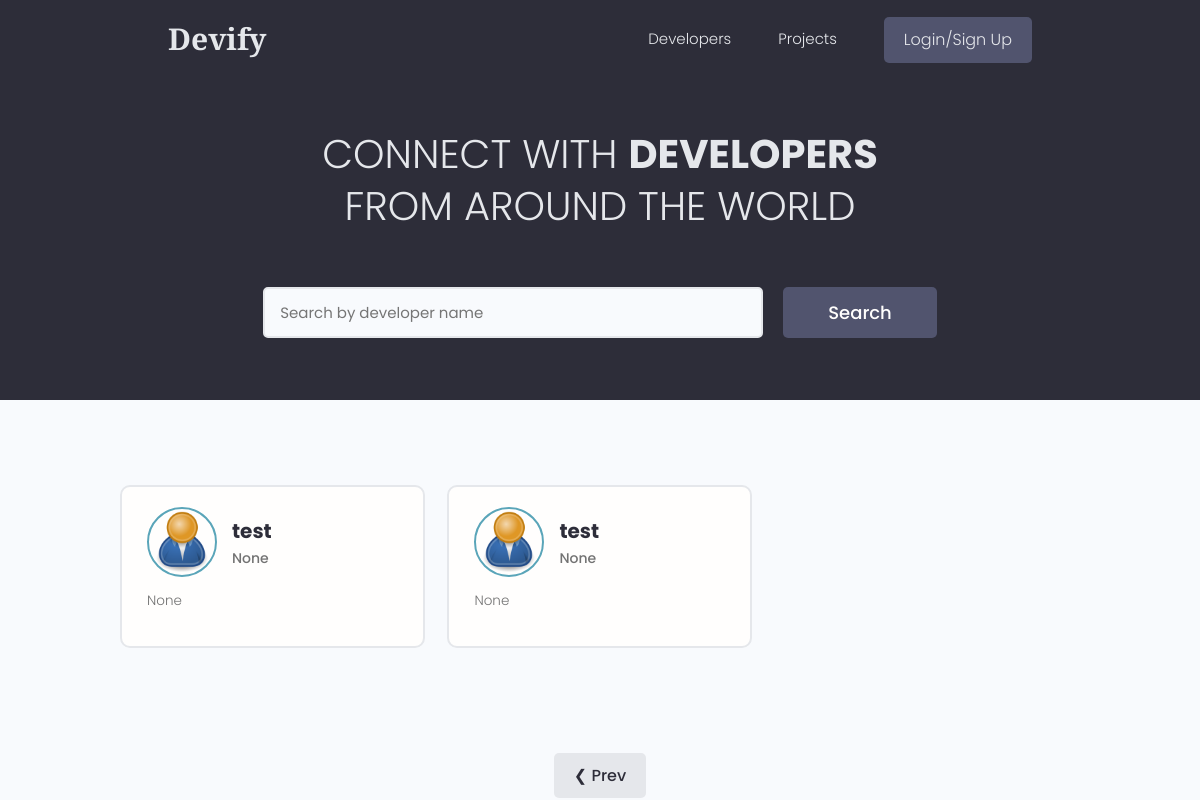
Page /?page=2 on the earlier database version.
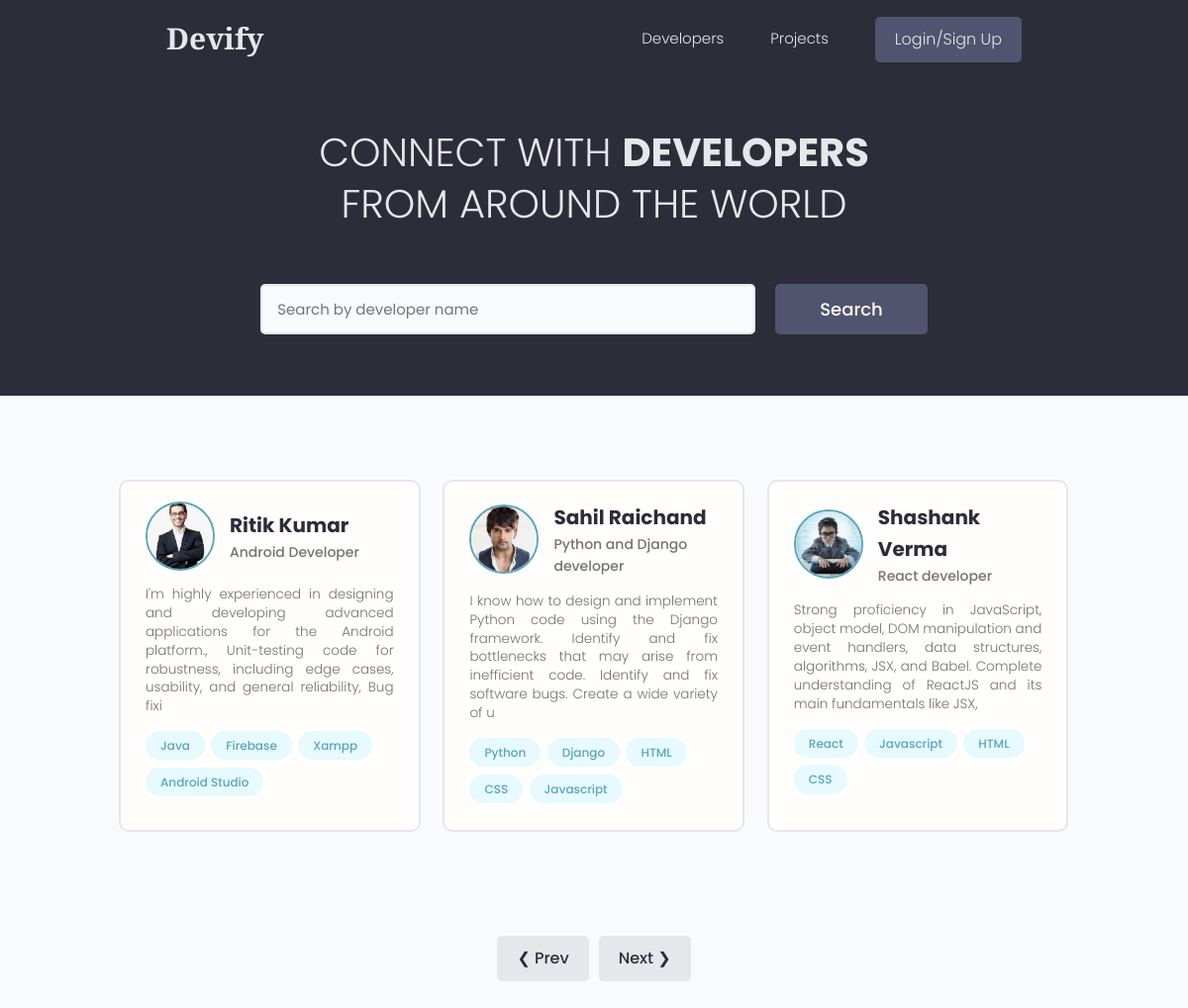
Same page on the later database version.
### users/models.py (models this page shows, shortened)
class Profile(models.Model):
    user = models.OneToOneField(User, on_delete=models.CASCADE , null=True, blank=True)
    name = models.CharField(max_length=200, blank=True, null=True)
    email = models.EmailField(max_length=500,blank=True,null=True)
    username = models.CharField(max_length=200, blank=True, null=True)
    location = models.CharField(max_length=200, blank=True, null=True)
    short_intro = models.CharField(max_length=2000,blank=True,null=True)
    bio = models.TextField(blank=True, null=True)
    profile_image = models.ImageField(blank=True, null=True, upload_to = 'profiles/',default='profiles/user-default.png')
    social_github = models.CharField(max_length=200, blank=True, null=True)
    social_twitter = models.CharField(max_length=200, blank=True, null=True)
    social_linkedin = models.CharField(max_length=200, blank=True, null=True)
    social_youtube = models.CharField(max_length=200, blank=True, null=True)
    social_website = models.CharField(max_length=200, blank=True, null=True)
    created = models.DateTimeField(auto_now_add=True)
    id = models.UUIDField(default=uuid.uuid4, unique=True , primary_key=True, editable=False)
    class Meta:
        ordering = ['name','-created']
    @property
    def imageURL(self):
        try:
            url = self.profile_image.url
        except:
            url = ''
        return url

class Skill(models.Model):
    owner = models.ForeignKey(Profile,on_delete=models.CASCADE , null=True, blank=True )
    name = models.CharField(max_length=200, blank=True, null=True)
    description = models.CharField(max_length=1000,blank=True, null=True)
    created = models.DateTimeField(auto_now_add=True)
    id = models.UUIDField(default=uuid.uuid4, unique=True , primary_key=True, editable=False)
    def __str__(self):
        return str(self.name)

### users/views.py (the view)
# urls.py: path('',views.profiles,name="profiles"),
def profiles(request):
    profiles,search_query = searchProfiles(request)
    custom_range,profiles = paginateprofiles(request,profiles,3)
    context = {'profiles':profiles,'search_query':search_query}
    return render(request,'users/profiles.html',context)

### users/utils.py (called while the page is built)
def paginateprofiles(request,profiles,results):
    page = request.GET.get('page')
    paginator = Paginator(profiles,results)
    try :
        profiles = paginator.page(page)
    except PageNotAnInteger:
        page = 1
        profiles = paginator.page(page)
    except EmptyPage:
        page = paginator.num_pages
        profiles = paginator.page(page)
    leftIndex = (int(page)-4)
    if leftIndex < 1:
        leftIndex = 1
    rightIndex = (int(page)+5)
    if rightIndex > paginator.num_pages:
        rightIndex = paginator.num_pages + 1
    custom_range = range(leftIndex,rightIndex)
    return custom_range, profiles

def searchProfiles(request):
    search_query = ''
    if request.GET.get('search_query'):
        search_query = request.GET.get('search_query')
    skills = Skill.objects.filter(name__icontains = search_query)
    profiles = Profile.objects.distinct().filter(
        Q(name__icontains=search_query) |
        Q(short_intro__icontains=search_query) |
        Q(skill__in=skills)
    )
    return profiles,search_query

### users/templates/users/profiles.html (shortened to what this page needs)
{% extends 'main.html' %}
{% block content %}
<main class="home">
    <section class="hero-section text-center">
        <div class="container container--narrow">
            <div class="hero-section__box">
                <h2>CONNECT WITH <span>DEVELOPERS</span></h2>
                <h2>FROM AROUND THE WORLD</h2>
            </div>
            <div class="hero-section__search">
                <form id="searchForm" class="form" action="{% url 'profiles' %}" method="get">
                    <div class="form__field">
                        <input class="input input--text" id="formInput#search" type="text" name="search_query"
                            value="{{search_query}}" placeholder="Search by developer name" />
                    </div>
                    <input class="btn btn--sub btn--lg" type="submit" value="Search" />
                </form>
            </div>
        </div>
    </section>
    <section class="devlist">
        <div class="container">
            <div class="grid grid--three">
                {% for profile in profiles %}
                <div class="column card">
                    <div class="dev">
                        <a href="{% url 'user-profile' profile.id %}" class="card__body">
                            <div class="dev__profile">
                                <img class="avatar avatar--md" src="{{profile.imageURL}}" alt="image" />
                                <div class="dev__meta">
                                    <h3>{{profile.name}}</h3>
                                    <h5>{{profile.short_intro|slice:"50"}}</h5>
                                </div>
                            </div>
                            <p class="dev__info">{{profile.bio|slice:"200"}}</p>
                            <div class="dev__skills">
                                {% for skill in profile.skill_set.all|slice:"5" %}
                                <span class="tag tag--pill tag--main">
                                    <small>{{skill}}</small>
                                </span>
                                {% endfor %}
                            </div>
                        </a>
                    </div>
                </div>
                {% endfor %}
            </div>
        </div>
    </section>
    {% include 'pagination.html' with queryset=profiles custom_range=custom_range %}
</main>
{% endblock %}

Differences in the rows shown:
removed Profile: imageURL (placeholder picture), name "test", short_intro "None", bio "None"
removed Profile: imageURL (placeholder picture), name "test", short_intro "None", bio "None"
added Profile: imageURL (picture), name "Ritik Kumar", short_intro "Android Developer", bio "I'm highly experienced in designing and developing advanced applications for the Android platform., Unit-testing code for robustness, including edge cases, usability, and general reliability, Bug fixi"
added Skill: name "Java", shown under "Ritik Kumar"
added Skill: name "Firebase", shown under "Ritik Kumar"
added Skill: name "Xampp", shown under "Ritik Kumar"
added Skill: name "Android Studio", shown under "Ritik Kumar"
added Profile: imageURL (picture), name "Sahil Raichand", short_intro "Python and Django developer", bio "I know how to design and implement Python code using the Django framework. Identify and fix bottlenecks that may arise from inefficient code. Identify and fix software bugs. Create a wide variety of u"
added Skill: name "Python", shown under "Sahil Raichand"
added Skill: name "Django", shown under "Sahil Raichand"
added Skill: name "HTML", shown under "Sahil Raichand"
added Skill: name "CSS", shown under "Sahil Raichand"
added Skill: name "Javascript", shown under "Sahil Raichand"
added Profile: imageURL (picture), name "Shashank Verma", short_intro "React developer", bio "Strong proficiency in JavaScript, object model, DOM manipulation and event handlers, data structures, algorithms, JSX, and Babel. Complete understanding of ReactJS and its main fundamentals like JSX,"
added Skill: name "React", shown under "Shashank Verma"
added Skill: name "Javascript", shown under "Shashank Verma"
added Skill: name "HTML", shown under "Shashank Verma"
added Skill: name "CSS", shown under "Shashank Verma"
Other differences:
text now shown: "Next ❯"
